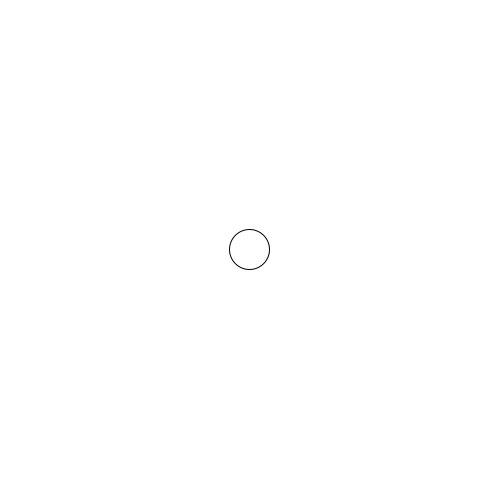
Frame 1 (no input)
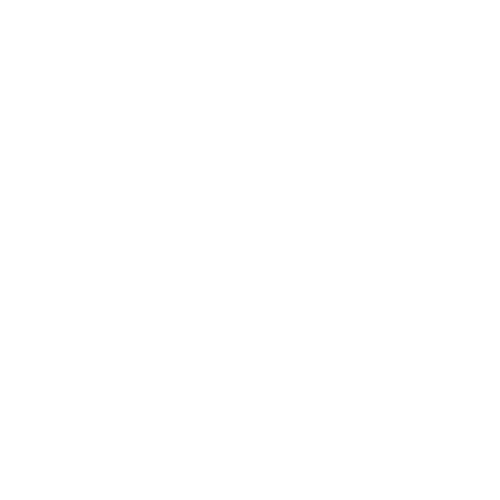
Frame 60 (the mouse pressed at the canvas centre just before this capture)
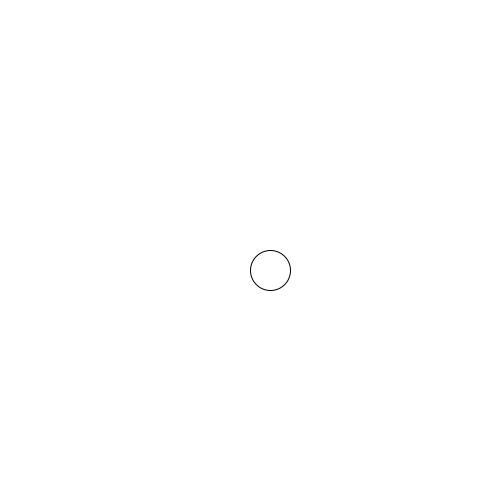
Frame 120 (the mouse held since frame 60 and released just before this capture)

The Processing sketch that drew these frames (run headless with seeded random() and noise(); from frame 60 on, the mouse is pressed at the canvas centre):

// Processing sketch: gravity_vectors
// ── gravity_vectors.pde
Mover m;

void setup()
{
 size(500, 500); 
 frameRate(60);
 m = new Mover();
}

void draw()
{
 background(255);
 m.update();
 //m.edges();
 m.display();
}
// ── Mover.pde
class Mover
{
 PVector location;
 PVector velocity;
 PVector acceleration;
 float maxSpeed;
 
 Mover()
 {
  location = new PVector(width / 2, height / 2);
  velocity = new PVector(0, 0);
  acceleration = new PVector(0, 0);
  maxSpeed = 10;
 }
 
 void update()
 {
   PVector mouse = new PVector(mouseX, mouseY);
   mouse.sub(location);
   mouse.setMag(0.5);
   acceleration = mouse;
   //acceleration = PVector.random2D();
   
   velocity.add(acceleration);
   location.add(velocity);
   //Doesn't let it gety over 5
   velocity.limit(maxSpeed);
 }//end update
 
 void display()
 {
   ellipse(location.x, location.y, 40, 40);
 }//end display
 
 void edges()
 {
   if (location.x > width)
   {
    location.x =  0;
    location.x = location.x * -1;
   }
   
   if (location.x < 0)
   {
    location.x =  width ;
    location.x = location.x * -1;
   }
   
   if (location.y > height)
   {
    location.y =  0;
    location.y = location.y * -1;
   }
   
   if (location.y < 0)
   {
    location.x =  height;
    location.y = location.y * -1;
   }
 }//end fxn
}//end class mover
